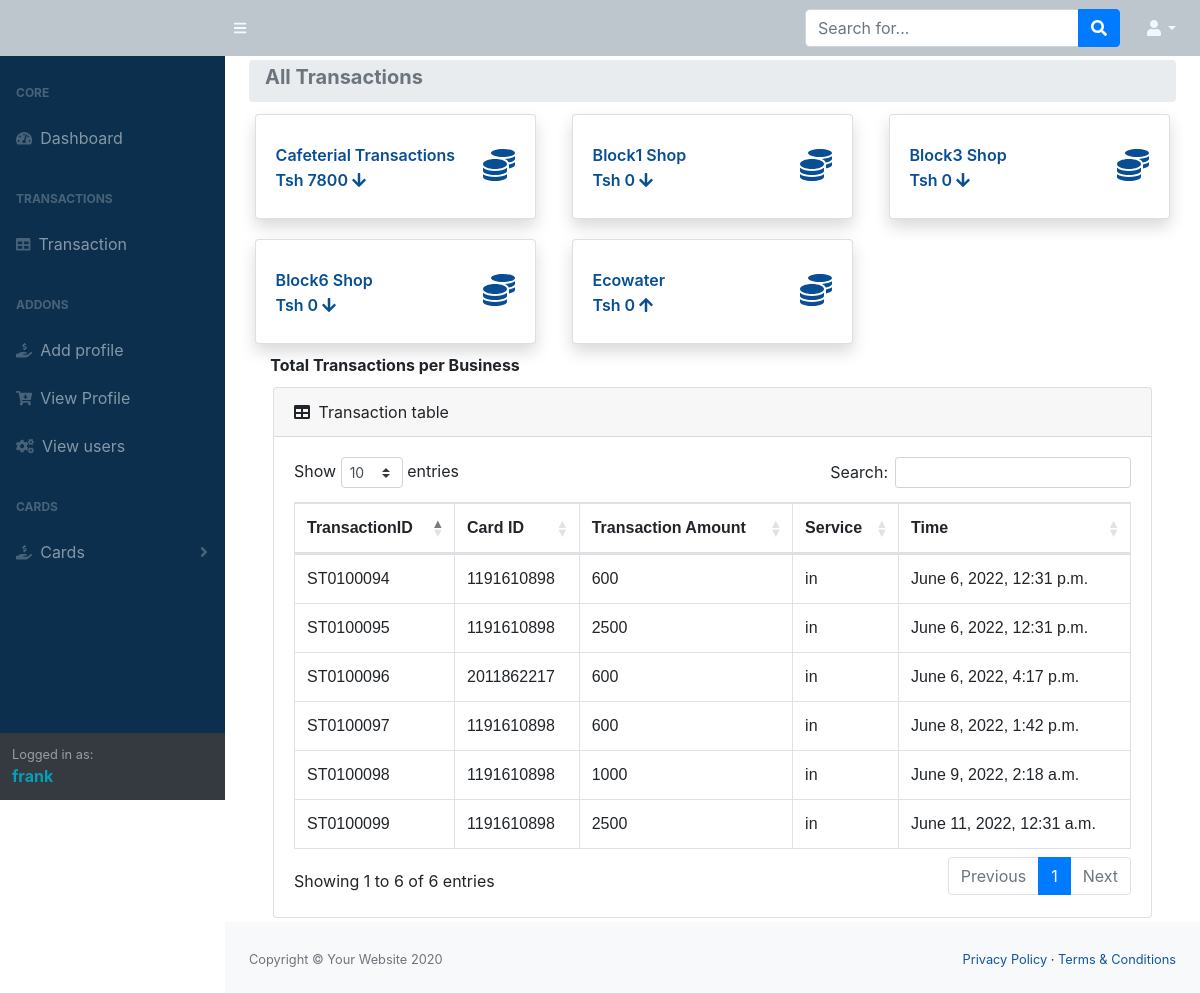
The page /transaction_by_date/monthly (signed in) on the database its author committed.
### IntergrationPoint/models.py (models this page shows, shortened)
class transactionDetail(models.Model):
    transaction = models.CharField(primary_key=True, max_length=10)
    UserID =models.CharField(max_length=50)
    balance = models.IntegerField()
    transactionAmount = models.IntegerField()
    station = models.ForeignKey(stationDetail, on_delete = models.RESTRICT)
    InOut = models.CharField(max_length=10)
    route_in = models.IntegerField(null=True, blank=True,)
    route_out = models.IntegerField(null=True, blank=True,)
    station_in = models.IntegerField(null=True, blank=True,)
    station_out = models.IntegerField(null=True, blank=True,)
    time = models.DateTimeField(auto_now_add=True)

### IntergrationPoint/views.py (the view, shortened to what this page needs)
# urls.py: path('transaction_by_date/<id>',views.stationTransactionDate, name="transaction_by_date"),
@login_required
def stationTransactionDate(request, id):
    try:
        if id == 'daily':
            transaction_list = transactionDetail.objects.filter(time__gte=datetime.today().date()).values(
                "transaction",
                "UserID",
                "balance",
                "transactionAmount",
                "station__stationName",
                "InOut",
                "time"
            ).order_by('-transaction')
            intransaction = transaction_list.filter(InOut="in").values_list('transactionAmount', flat=True)
            outransaction = transaction_list.filter(InOut="out").values_list('transactionAmount', flat=True)
            Intrans, Outrans, totaltransactions = 0,0,0
            for intran in intransaction:
                Intrans = Intrans+intran
            for outran in outransaction:
                Outrans = Outrans+outran
            stationid = stationDetail.objects.all().latest("station")
            statioName = stationDetail.objects.filter(station=stationid).values("stationName")
            statioName = statioName[0]["stationName"]
            print(":::", statioName)
            totaltransactions = Intrans+Outrans
            transactions = {
                "transaction": transaction_list,
                "station": "Daily",
                "totaltrans": totaltransactions,
                "outrans": Outrans,
                "intrans":Intrans,
                "stationName":statioName
            }
            return render(request, 'htmlfiles/stationTransactionDate.html', transactions)
        elif id == 'monthly':
            m = datetime.today().date().month
            y = datetime.today().date().year
            transaction_list = transactionDetail.objects.filter(time__gte=dt.datetime(y, m, 1,0,0, tzinfo=pytz.UTC)).values(
                "transaction",
                "UserID",
                "balance",
                "transactionAmount",
                "station__stationName",
                "InOut",
                "time"
            ).order_by('-transaction')
            intransaction = transaction_list.filter(InOut="in").values_list('transactionAmount', flat=True)
            outransaction = transaction_list.filter(InOut="out").values_list('transactionAmount', flat=True)
            Intrans, Outrans, totaltransactions = 0,0,0
            for intran in intransaction:
                Intrans = Intrans+intran
            for outran in outransaction:
                Outrans = Outrans+outran
            stationid = stationDetail.objects.all().latest("station")
            statioName = stationDetail.objects.filter(station=stationid).values("stationName")
            statioName = statioName[0]["stationName"]
            totaltransactions = Intrans+Outrans
            transactions = {
                "transaction": transaction_list,
                "station": "Monthly",
                "totaltrans": totaltransactions,
                "outrans": Outrans,
                "intrans":totaltransactions,
                "stationName":statioName
            }
            return render(request, 'htmlfiles/stationTransactionDate.html', transactions)
    except:
        return redirect('dashboard')

### IntergrationPoint/models.py (called while the page is built)
    def __str__(self):
        return self.station

### templates/htmlfiles/stationTransactionDate.html (shortened to what this page needs)
{% extends "./index.html" %}
{%load static%}
 {% block content %}
      <div class="container-fluid">
            <ol class="breadcrumb mb-1">
                <li class="breadcrumb-item active">
                <h5><b>All Transactions</b></h5>
                </li>
            </ol>
            <div class="row">
               <div class="col-xl-4 col-md-6 mb-1" > <a class="nav-link" href="">
                   <div class="card border-left-primary shadow h-100 py-2">
                       <div class="card-body" style="color: #084e94;">
                           <div class="row no-gutters align-items-center">
                               <div class="col mr-2">
                                 <div class="text-xs font-weight-bold text-gray-800 mb-1">Cafeterial Transactions</div>
                                 <div class="h6 mb-0 font-weight-bold text-gray-800">
                                 Tsh {{intrans}} <i class="fa fa-arrow-down fa-1x" aria-hidden="true"></i>
                                 </div>
                               </div>
                               <div class="col-auto">
                               <i class="fas fa-coins fa-2x text-gray-200"></i>
                               </div>
                           </div>
                       </div>
                   </div></a>
               </div>
               <div class="col-xl-4 col-md-6 mb-1" > <a class="nav-link" href="">
                  <div class="card border-left-primary shadow h-100 py-2">
                      <div class="card-body" style="color: #084e94;">
                          <div class="row no-gutters align-items-center">
                              <div class="col mr-2">
                                <div class="text-xs font-weight-bold text-gray-800 mb-1">Block1 Shop</div>
                                <div class="h6 mb-0 font-weight-bold text-gray-800">
                                Tsh {{outrans}} <i class="fa fa-arrow-down fa-1x" aria-hidden="true"></i>
                                </div>
                              </div>
                              <div class="col-auto">
                              <i class="fas fa-coins fa-2x text-gray-200"></i>
                              </div>
                          </div>
                      </div>
                  </div></a>
              </div>
              <div class="col-xl-4 col-md-6 mb-1" > <a class="nav-link" href="">
               <div class="card border-left-primary shadow h-100 py-2">
                   <div class="card-body" style="color: #084e94;">
                       <div class="row no-gutters align-items-center">
                           <div class="col mr-2">
                             <div class="text-xs font-weight-bold text-gray-800 mb-1">Block3 Shop</div>
                             <div class="h6 mb-0 font-weight-bold text-gray-800">
                             Tsh {{outrans}} <i class="fa fa-arrow-down fa-1x" aria-hidden="true"></i>
                             </div>
                           </div>
                           <div class="col-auto">
                           <i class="fas fa-coins fa-2x text-gray-200"></i>
                           </div>
                       </div>
                   </div>
               </div></a>
           </div>
           <div class="col-xl-4 col-md-6 mb-1" > <a class="nav-link" href="">
            <div class="card border-left-primary shadow h-100 py-2">
                <div class="card-body" style="color: #084e94;">
                    <div class="row no-gutters align-items-center">
                        <div class="col mr-2">
                          <div class="text-xs font-weight-bold text-gray-800 mb-1">Block6 Shop</div>
                          <div class="h6 mb-0 font-weight-bold text-gray-800">
                          Tsh {{outrans}} <i class="fa fa-arrow-down fa-1x" aria-hidden="true"></i>
                          </div>
                        </div>
                        <div class="col-auto">
                        <i class="fas fa-coins fa-2x text-gray-200"></i>
                        </div>
                    </div>
                </div>
            </div></a>
           </div>
               <div class="col-xl-4 col-md-6 mb-1" > <a class="nav-link" href="">
                  <div class="card border-left-primary shadow h-100 py-2">
                      <div class="card-body" style="color: #084e94;">
                          <div class="row no-gutters align-items-center">
                              <div class="col mr-2">
                              <div class="text-xs font-weight-bold text-gray-800 mb-1">Ecowater </div>
                              <div class="h6 mb-0 font-weight-bold text-gray-800">
                              Tsh {{outrans}} <i class="fa fa-arrow-up fa-1x" aria-hidden="true"></i>
                              </div>
                              </div>
                              <div class="col-auto">
                              <i class="fas fa-coins fa-2x text-gray-200"></i>
                              </div>
                          </div>
                      </div>
                  </div></a>
              </div>
           </div>
            <h6>&nbsp;&nbsp;&nbsp;&nbsp; <b>Total Transactions per Business</b></h6>
                <div class="container-fluid">
                     <div class="card mb-1">
                        <div class="card-header">
                           <i class="fas fa-table mr-1"></i>
                           Transaction table
                        </div>
                        <div class="card-body">
                           <div class="table-responsive">
                              <table class="table table-bordered" id="dataTable" width="100%" cellspacing="0">
                                 <thead>
                                    <tr>
                                       <th>TransactionID</th>
                                       <th>Card ID</th>
                                       <th>Transaction Amount</th>
                                       <th>Service</th>
                                       <th>Time</th>
                                    </tr>
                                 </thead>
                                 <tbody id="myTable">
                                    {% for detail in transaction %}
                                    <tr>
                                       <td>{{detail.transaction}}</td>
                                       <td>{{detail.UserID}}</td>
                                       <td>{{detail.transactionAmount}}</td>
                                       <td>{{detail.InOut}}</td>
                                       <td>{{detail.time}}</td>
                                    </tr>
                                    {% endfor %}
                                 </tbody>
                              </table>
                           </div>
                        </div>
                     </div>
                  </div>
               </div>
       {% endblock %}

### templates/htmlfiles/navbar.html (shortened to what this page needs)
{% load static %}
<div id="layoutSidenav_nav">
            <nav class="sb-sidenav accordion sb-sidenav-dark" id="sidenavAccordion">
                    <div class="sb-sidenav-menu">
                        <div class="nav">
                            <div class="sb-sidenav-menu-heading">Core</div>
                            <a class="nav-link" href="/dashboard">
                                <div class="sb-nav-link-icon"><i class="fas fa-tachometer-alt"></i></div>
                                Dashboard
                            </a>
                            <div class="sb-sidenav-menu-heading">Transactions</div>
                            <a class="nav-link" href={% url 'TransactionPage' %}>
                                <div class="sb-nav-link-icon"><i class="fas fa-table"></i></div>
                                Transaction
                            <div class="sb-sidenav-menu-heading">Addons</div>
                            <a class="nav-link" href="/UserRegister">
                                <div class="sb-nav-link-icon"><i class="fas fa-hand-holding-usd" aria-hidden="true"></i></div>
                            Add profile
                            </a>
                            <a class="nav-link" href="#">
                                <div class="sb-nav-link-icon"><i class="fa fa-cart-arrow-down" aria-hidden="true"></i></div>
                            View Profile
                            </a>
                            <a class="nav-link" href="#">
                                <div class="sb-nav-link-icon"><i class="fa fa-cogs" aria-hidden="true"></i></div>
                           View users
                            </a>
                            <div class="sb-sidenav-menu-heading">Cards</div>
                            <a class="nav-link collapsed" href="#" data-toggle="collapse" data-target="#collapsePages" aria-expanded="false" aria-controls="collapsePages">
                                <div class="sb-nav-link-icon"><i class='fas fa-hand-holding-usd'></i></div>
                                Cards
                                <div class="sb-sidenav-collapse-arrow"><i class="fas fa-angle-down"></i></div>
                            </a>
                        </div>
                    </div>
                    <div class="sb-sidenav-footer">
                        <div class="small">Logged in as:</div>
                        <b style="color: #079fb7;">{{user.username}}</b>
                    </div>
                </nav>
        </div>

### rows shown on the page
transactionDetail: transaction "ST0100099", UserID "1191610898", transactionAmount "2500", InOut "in", time "June 11, 2022, 12:31 a.m."
transactionDetail: transaction "ST0100098", UserID "1191610898", transactionAmount "1000", InOut "in", time "June 9, 2022, 2:18 a.m."
transactionDetail: transaction "ST0100097", UserID "1191610898", transactionAmount "600", InOut "in", time "June 8, 2022, 1:42 p.m."
transactionDetail: transaction "ST0100096", UserID "2011862217", transactionAmount "600", InOut "in", time "June 6, 2022, 4:17 p.m."
transactionDetail: transaction "ST0100095", UserID "1191610898", transactionAmount "2500", InOut "in", time "June 6, 2022, 12:31 p.m."
transactionDetail: transaction "ST0100094", UserID "1191610898", transactionAmount "600", InOut "in", time "June 6, 2022, 12:31 p.m."

### other values the page prints
{{ user.username }} "frank"
{{ intrans }} "7800"
{{ outrans }} "0"
